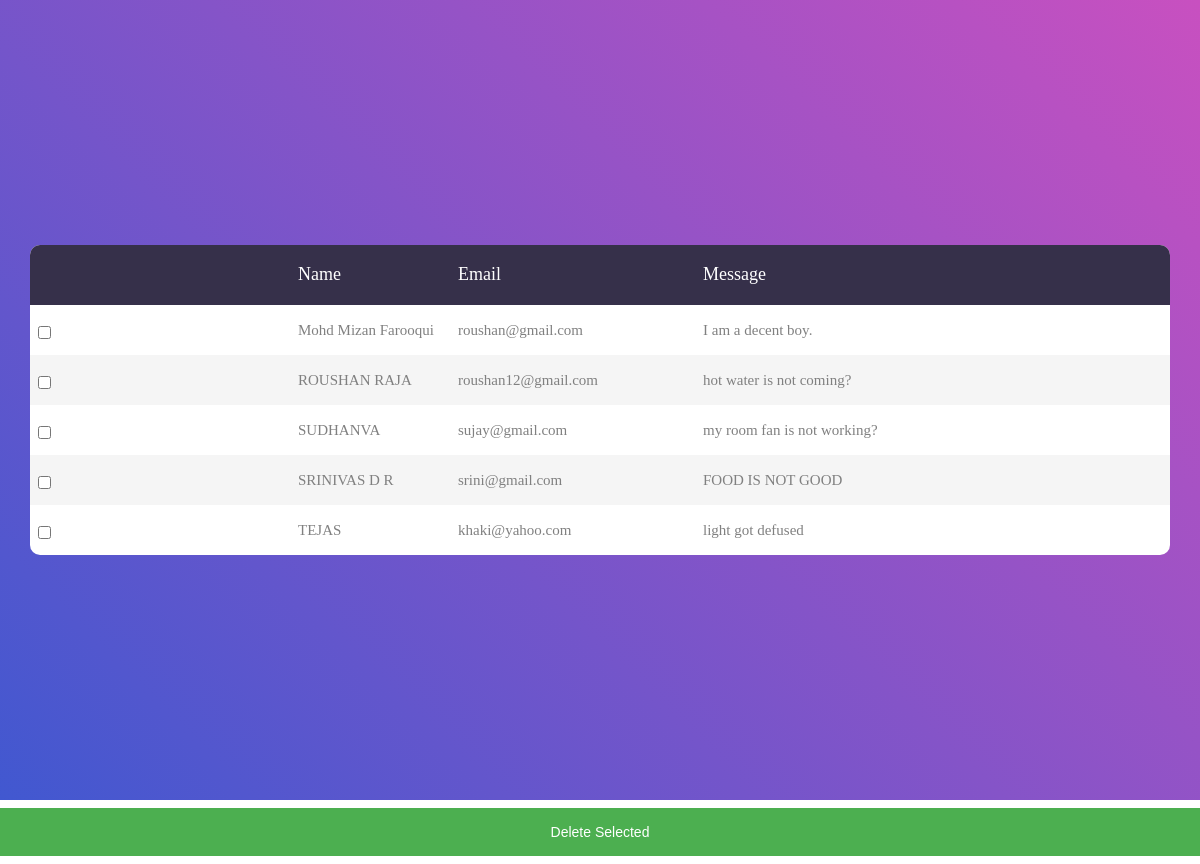
Screenshot of /admin/complaint.php (signed in) with the database file from the repository.
### tables this page shows
CREATE TABLE `complaint_forum` (
  `name` varchar(30) NOT NULL,
  `email` varchar(30) NOT NULL,
  `message` varchar(30) NOT NULL
);

### admin/complaint.php (the view, shortened to what this page needs)
<!DOCTYPE html>
<html lang="en">
<head>
	<link rel="stylesheet" type="text/css" href="vendor/bootstrap/css/bootstrap.min.css">
	<link rel="stylesheet" type="text/css" href="../css/util.css">
	<link rel="stylesheet" type="text/css" href="../css/main3.css">
</head>
<body>
<form action="query/empty1.php" method="post">
	<div class="limiter">
		<div class="container-table100">
			<div class="wrap-table100">
				<div class="table100">
					<table>
						<thead>
							<tr class="table100-head">
								<th class="column1"></th>
								<th class="column2">Name</th>
								<th class="column3">Email</th>
								<th style="text-align:left;">Message</th>
							</tr>
						</thead>
						<?php require "../connection.php"; ?>
						<?php
						$sql="select name,email,message from complaint_forum";
						$result=mysqli_query($con,$sql);
						if($result-> num_rows>0)
						{
							while($row = $result-> fetch_assoc())
							{
								echo "<tr>";
                                ?>  <td><input type="checkbox" name="num[]" value="<?php echo $row["name"] ?>"></td> <?php
								echo "<td>" .$row["name"]."</td>";
								echo "<td>" .$row["email"]."</td>";
								echo "<td>" .$row["message"] ."</td>";
								echo "</tr>";
							}
							echo "</table>";
						}
						else{
							echo "No complaints";
						}
						?>
				</div>
			</div>
		</div>
	</div>
	<button type="submit" name="submit">Delete Selected</button>
</form>
</body>
</html>

### css/main3.css (style rules this page uses)
* { margin: 0px; padding: 0px; box-sizing: border-box; }
body, html { height: 100%; font-family: sans-serif; }
input { display: block; outline: none; border: none !important; }
button { outline: none !important; border: none; background: transparent; }
.limiter { width: 100%; margin: 0 auto; }
.container-table100 { width: 100%; min-height: 100vh; background: #c850c0; background: -webkit-linear-gradient(45deg, #4158d0, #c850c0); background: -o-linear-gradient(45deg, #4158d0, #c850c0); background: -moz-linear-gradient(45deg, #4158d0, #c850c0); background: linear-gradient(45deg, #4158d0, #c850c0); display: -webkit-box; display: -webkit-flex; display: -moz-box; display: -ms-flexbox; display: flex; align-items: center; justify-content: center; flex-wrap: wrap; padding: 33px 30px; }
.wrap-table100 { width: 1170px; }
table { border-spacing: 1; border-collapse: collapse; background: white; border-radius: 10px; overflow: hidden; width: 100%; margin: 0 auto; position: relative; }
table * { position: relative; }
table td, table th { padding-left: 8px; }
table thead tr { height: 60px; background: #36304a; }
table tbody tr { height: 50px; }
table tbody tr:last-child { border: 0; }
table td, table th { text-align: left; }
.table100-head th { font-family: OpenSans-Regular; font-size: 18px; color: #fff; line-height: 1.2; font-weight: unset; }
tbody tr:nth-child(even) { background-color: #f5f5f5; }
tbody tr { font-family: OpenSans-Regular; font-size: 15px; color: #808080; line-height: 1.2; font-weight: unset; }
.column1 { width: 260px; padding-left: 40px; }
.column2 { width: 160px; }
.column3 { width: 245px; }

### admin/complaint.php (style rules this page uses)
button { background-color: #4CAF50; color: white; padding: 14px 20px; margin: 8px 0; border: none; cursor: pointer; width: 100%; }

### rows the page displays
complaint_forum: name "Mohd Mizan Farooqui", email "roushan@gmail.com", message "I am a decent boy."
complaint_forum: name "ROUSHAN RAJA", email "roushan12@gmail.com", message "hot water is not coming?"
complaint_forum: name "SUDHANVA", email "sujay@gmail.com", message "my room fan is not working?"
complaint_forum: name "SRINIVAS D R", email "srini@gmail.com", message "FOOD IS NOT GOOD"
complaint_forum: name "TEJAS", email "khaki@yahoo.com", message "light got defused"
